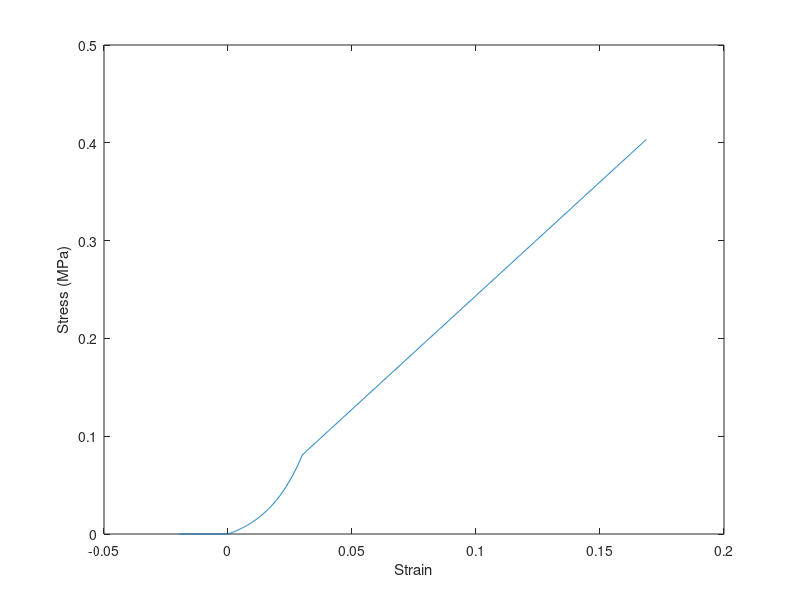
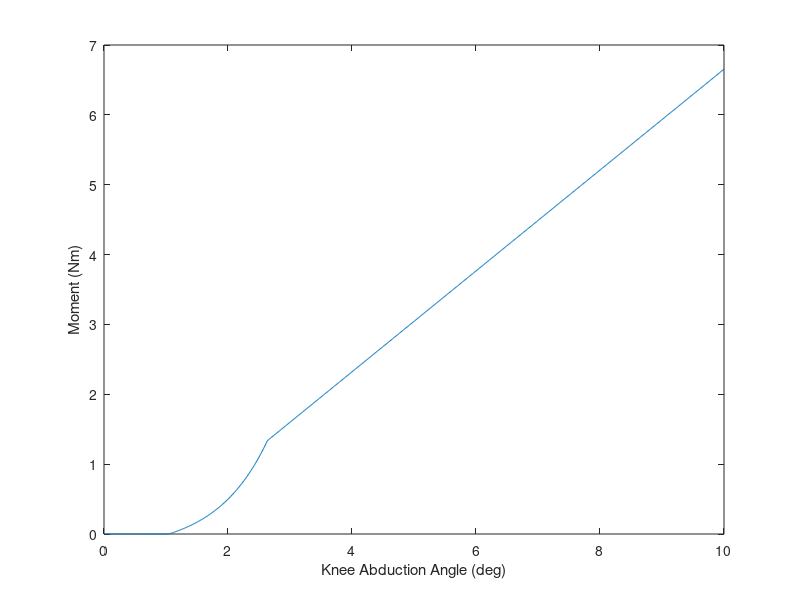

Reproduce these figures in MATLAB, in order.
% Created by: Anthony Le
% Last updated: 02.28.2018

% BIOE 599-3: Homework 2
% Due: 03.02.2018
%% Problem 6
close all;
clear;

l_0 = 5.1; % in cm
A = 3; % in mm^2
e_toe = 0.03; % unitless
Tm = 270; % in MPa
s_lin = 36; % in MPa
e_lin = 0.15; % unitless, = e_toe @ s_lin
r = 5.5; % in cm, moment arm
r = r * 100; % in m

% part a
k_2 = 64.01; 

s_toe = Tm * e_toe; % solve for stress at the toe point

k_1 = s_toe / (exp(k_2 * e_toe) - 1); % solve for k_1

k_3 = (s_lin - s_toe) / (e_lin - e_toe); % solve for k_3 as the slope
% of the linear region

k_4 = s_toe - (k_3 * e_toe); % solve for k_4

% part b
% stress-strain curve
L = [];
theta = deg2rad(linspace(0, 10, 1000)); % in rad
for g = 1:length(theta)
    l = 5 + 5.5 * theta(g); % in cm
    L = cat(1, L, l); 
end

E = [];
for h = 1:length(L)
    e = (L(h)- l_0) / l_0; % unitless
    E = cat(1, E, e);
end

S = [];
for i = 1:length(E)
    if E(i) <= e_toe
        s = k_1 * (exp(k_2 * E(i)) - 1); % in N/cm^2
        S = cat(1, S, s);
    elseif E(i) > e_toe
        s = k_3 * E(i) + k_4; % in N/cm^2
        S = cat(1, S, s);
    end
end

S = S / 100; % in N/mm^2

for h = 1:length(S)
    if S(h) < 0
        S(h) = 0;
    end
end

figure(1);
plot(E, S);
xlabel('Strain');
ylabel('Stress (MPa)');

F = [];
for j = 1:length(S)
    f = A * S(j); 
    F = cat(1, F, f); % in N
end

M = [];
for k = 1:length(F)
    m = (F(k) * r) / 100; % in Nm
    M = cat(1, M, m);
end

figure(2);
plot(rad2deg(theta), M);
xlabel('Knee Abduction Angle (deg)');
ylabel('Moment (Nm)');

% part c
idx = 901; % when e reaches ~0.15 in the vector of calcuated E
deg_lin = rad2deg(theta(idx));
